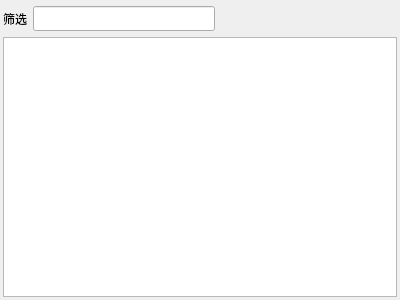
<?xml version="1.0" encoding="UTF-8"?>
<ui version="4.0">
 <class>Widget</class>
 <widget class="QWidget" name="Widget">
  <property name="geometry">
   <rect>
    <x>0</x>
    <y>0</y>
    <width>400</width>
    <height>300</height>
   </rect>
  </property>
  <property name="windowTitle">
   <string>QTableView</string>
  </property>
  <layout class="QGridLayout" name="gridLayout">
   <property name="leftMargin">
    <number>3</number>
   </property>
   <property name="topMargin">
    <number>6</number>
   </property>
   <property name="rightMargin">
    <number>3</number>
   </property>
   <property name="bottomMargin">
    <number>3</number>
   </property>
   <item row="0" column="0">
    <widget class="QWidget" name="backgroundwidget" native="true">
     <layout class="QGridLayout" name="gridLayout_2">
      <property name="leftMargin">
       <number>0</number>
      </property>
      <property name="topMargin">
       <number>0</number>
      </property>
      <property name="rightMargin">
       <number>0</number>
      </property>
      <property name="bottomMargin">
       <number>0</number>
      </property>
      <property name="spacing">
       <number>0</number>
      </property>
      <item row="0" column="0">
       <layout class="QVBoxLayout" name="verticalLayout">
        <item>
         <layout class="QHBoxLayout" name="horizontalLayout">
          <item>
           <widget class="QLabel" name="label">
            <property name="minimumSize">
             <size>
              <width>0</width>
              <height>25</height>
             </size>
            </property>
            <property name="maximumSize">
             <size>
              <width>16777215</width>
              <height>25</height>
             </size>
            </property>
            <property name="text">
             <string>筛选</string>
            </property>
           </widget>
          </item>
          <item>
           <widget class="QLineEdit" name="filterEdit">
            <property name="minimumSize">
             <size>
              <width>0</width>
              <height>25</height>
             </size>
            </property>
            <property name="maximumSize">
             <size>
              <width>16777215</width>
              <height>25</height>
             </size>
            </property>
           </widget>
          </item>
          <item>
           <spacer name="horizontalSpacer">
            <property name="orientation">
             <enum>Qt::Horizontal</enum>
            </property>
            <property name="sizeHint" stdset="0">
             <size>
              <width>40</width>
              <height>20</height>
             </size>
            </property>
           </spacer>
          </item>
         </layout>
        </item>
        <item>
         <widget class="QTableView" name="tableView"/>
        </item>
       </layout>
      </item>
     </layout>
    </widget>
   </item>
  </layout>
 </widget>
 <layoutdefault spacing="6" margin="11"/>
 <resources/>
 <connections/>
</ui>
